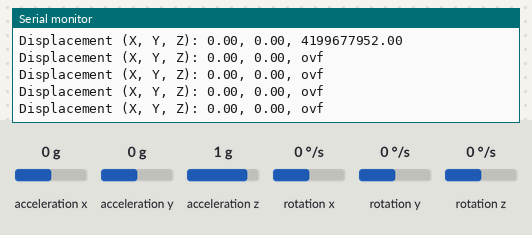
Bench run of a sketch on a simulated ESP32. Shown: the last lines printed to the serial monitor. Wiring (inferred from the names in the program): MPU-9250 motion sensor at I2C address 0x68. The test bench sets the inputs (shaded band); at power-on: acceleration x 0 g, acceleration y 0 g, acceleration z 1 g, rotation x 0 °/s, rotation y 0 °/s, rotation z 0 °/s.

Above: at 1.2 s.
1.3 s: acceleration x set to -1.4 g
At 1.33 s:
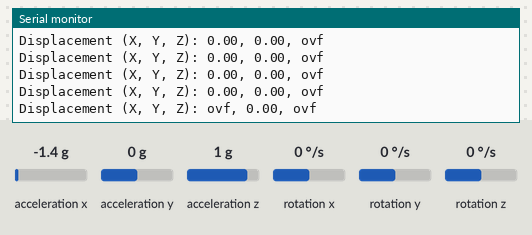
3.2 s: acceleration y set to -1.4 g
At 3.27 s:
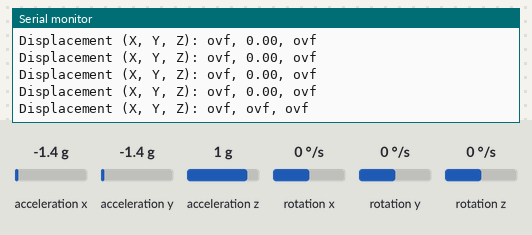
5.1 s: acceleration z set to 0 g
At 5.11 s:
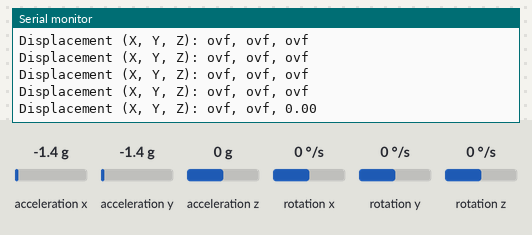
7.0 s: acceleration x set to 0 g
At 7.05 s:
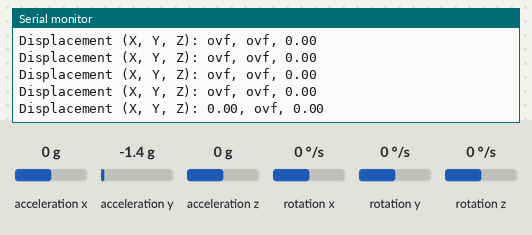
8.9 s: acceleration z set to -1.4 g
At 8.99 s:
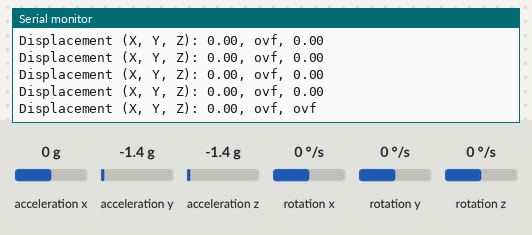
Timing chart, 0 to 11.8 s (numbered marks = the images above; inputs shaded):
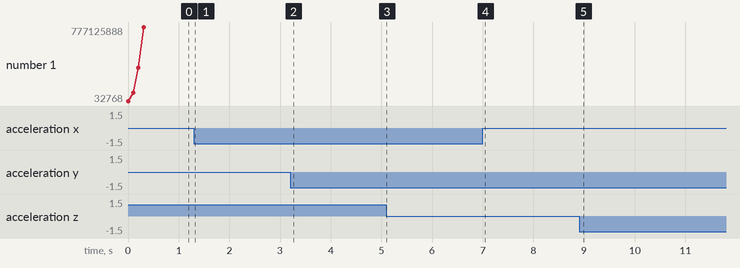

The sketch:

feet_arduino.ino
```cpp
#include <Wire.h>

// MPU9250 registers and constants
#define MPU9250_ADDRESS 0x68
#define ACCEL_XOUT_H 0x3B
#define ACCEL_XOUT_L 0x3C
#define ACCEL_YOUT_H 0x3D
#define ACCEL_YOUT_L 0x3E
#define ACCEL_ZOUT_H 0x3F
#define ACCEL_ZOUT_L 0x40
#define GYRO_XOUT_H 0x43
#define GYRO_XOUT_L 0x44
#define GYRO_YOUT_H 0x45
#define GYRO_YOUT_L 0x46
#define GYRO_ZOUT_H 0x47
#define GYRO_ZOUT_L 0x48

int16_t accel_x, accel_y, accel_z;
int16_t gyro_x, gyro_y, gyro_z;

void setup() {
  Serial.begin(115200);
  Wire.begin();

  // Initialize MPU9250
  Wire.beginTransmission(MPU9250_ADDRESS);
  Wire.write(0x6B); // PWR_MGMT_1 register
  Wire.write(0);    // Wake up the MPU-9250
  Wire.endTransmission(true);
}

void loop() {
  // Read accelerometer data
  Wire.beginTransmission(MPU9250_ADDRESS);
  Wire.write(ACCEL_XOUT_H);
  Wire.endTransmission(false);
  Wire.requestFrom(MPU9250_ADDRESS, 6, true);

  accel_x = Wire.read() << 8 | Wire.read();
  accel_y = Wire.read() << 8 | Wire.read();
  accel_z = Wire.read() << 8 | Wire.read();

  // Read gyroscope data
  Wire.beginTransmission(MPU9250_ADDRESS);
  Wire.write(GYRO_XOUT_H);
  Wire.endTransmission(false);
  Wire.requestFrom(MPU9250_ADDRESS, 6, true);

  gyro_x = Wire.read() << 8 | Wire.read();
  gyro_y = Wire.read() << 8 | Wire.read();
  gyro_z = Wire.read() << 8 | Wire.read();

  // Calculate 3D displacement
  float dispX = accel_x * pow(millis(), 2) / 2.0;
  float dispY = accel_y * pow(millis(), 2) / 2.0;
  float dispZ = accel_z * pow(millis(), 2) / 2.0;

  // Print the displacement values
  Serial.print("Displacement (X, Y, Z): ");
  Serial.print(dispX);
  Serial.print(", ");
  Serial.print(dispY);
  Serial.print(", ");
  Serial.println(dispZ);

  delay(100); // Adjust the delay as needed
}
```

Measured:
- after the input at 1.3 s, the serial monitor: prints a new line at once (image 1)
- after the input at 3.2 s, the serial monitor: prints a new line after 0.07 s (image 2)
- after the input at 5.1 s, the serial monitor: prints a new line at once (image 3)
- after the input at 7.0 s, the serial monitor: prints a new line at once (image 4)
- after the input at 8.9 s, the serial monitor: prints a new line after 0.08 s (image 5)
